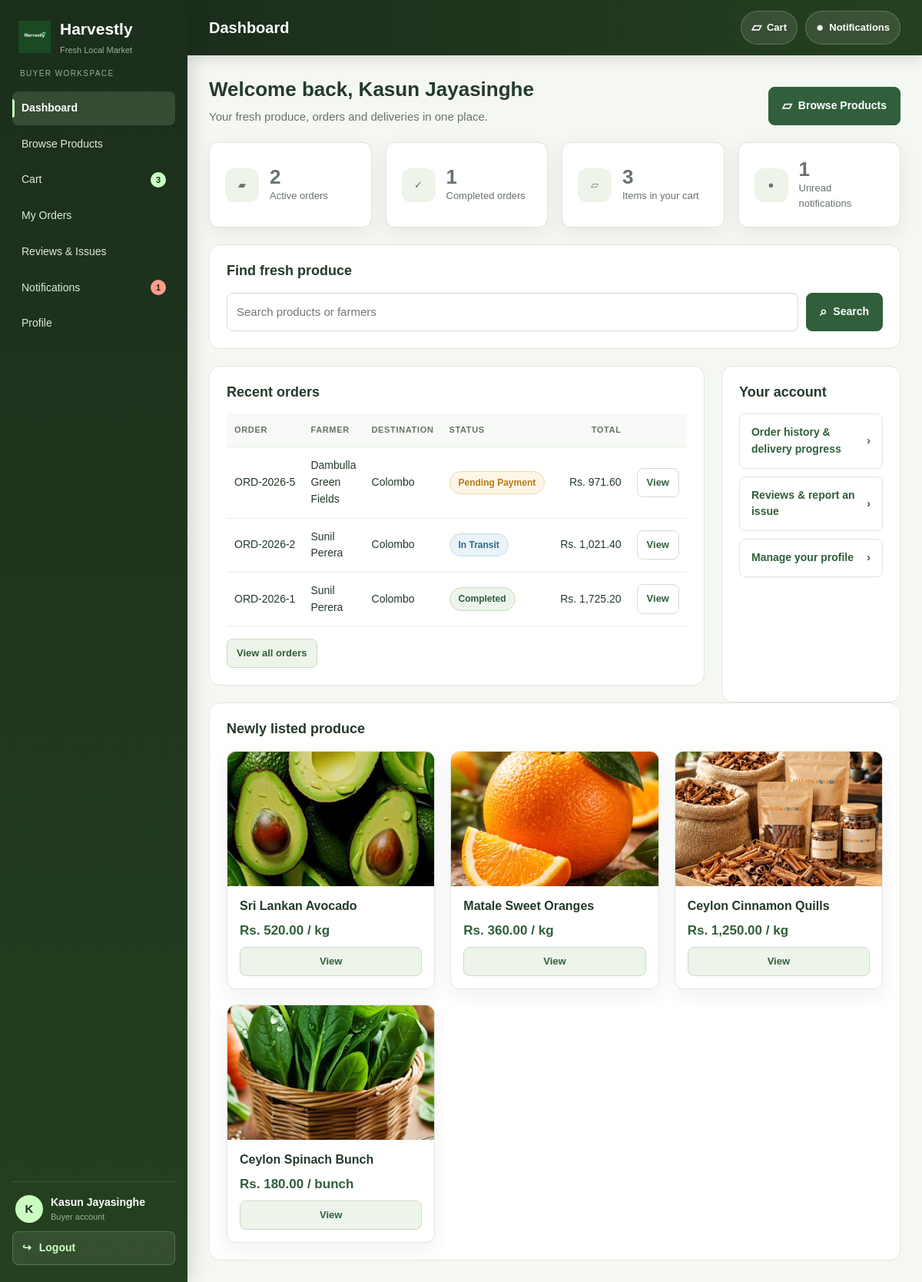
/Controller/Buyer/DashboardController.php (signed in), run on the app's committed database.
### tables this page shows
CREATE TABLE IF NOT EXISTS orders (
    order_id BIGINT UNSIGNED AUTO_INCREMENT PRIMARY KEY,
    buyer_id BIGINT UNSIGNED NOT NULL,
    farmer_id BIGINT UNSIGNED NOT NULL,
    source_type ENUM('NORMAL','PREORDER') NOT NULL DEFAULT 'NORMAL',

    recipient_name VARCHAR(120) NOT NULL,
    recipient_phone VARCHAR(25) NOT NULL,
    delivery_address_line1 VARCHAR(180) NOT NULL,
    delivery_address_line2 VARCHAR(180) NULL,
    delivery_city_town VARCHAR(100) NULL,
    delivery_postal_code VARCHAR(20) NULL,
    destination_district_id SMALLINT UNSIGNED NOT NULL,

    product_subtotal DECIMAL(12,2) NOT NULL DEFAULT 0.00,
    farmer_marketplace_fee DECIMAL(12,2) NOT NULL DEFAULT 0.00,
    buyer_service_fee DECIMAL(12,2) NOT NULL DEFAULT 0.00,
    delivery_fee DECIMAL(12,2) NOT NULL DEFAULT 0.00,
    grand_total DECIMAL(12,2) NOT NULL DEFAULT 0.00,

    order_status ENUM(
        'PENDING_PAYMENT','PAID','ACCEPTED','PREPARING','READY_FOR_DELIVERY',
        'PENDING_ASSIGNMENT','ASSIGNED','PICKED_UP','IN_TRANSIT','OUT_FOR_DELIVERY',
        'DELIVERED','COMPLETED','UNDELIVERABLE','REJECTED','CANCELLED'
    ) NOT NULL DEFAULT 'PENDING_PAYMENT',

    paid_at DATETIME NULL,
    accepted_at DATETIME NULL,
    ready_for_delivery_at DATETIME NULL,
    delivered_at DATETIME NULL,
    completed_at DATETIME NULL,
    cancelled_at DATETIME NULL,
    cancellation_reason VARCHAR(500) NULL,

    created_at TIMESTAMP NOT NULL DEFAULT CURRENT_TIMESTAMP,
    updated_at TIMESTAMP NOT NULL DEFAULT CURRENT_TIMESTAMP ON UPDATE CURRENT_TIMESTAMP,

    CONSTRAINT fk_order_buyer
        FOREIGN KEY (buyer_id) REFERENCES users(user_id),
    CONSTRAINT fk_order_farmer
        FOREIGN KEY (farmer_id) REFERENCES users(user_id),
    CONSTRAINT fk_order_destination_district
        FOREIGN KEY (destination_district_id) REFERENCES districts(district_id),

    KEY idx_order_buyer (buyer_id, created_at),
    KEY idx_order_farmer_status (farmer_id, order_status),
    KEY idx_order_status (order_status),
    KEY idx_order_destination (destination_district_id)
);

CREATE TABLE IF NOT EXISTS users (
    user_id BIGINT UNSIGNED AUTO_INCREMENT PRIMARY KEY,
    role ENUM('BUYER','FARMER','COURIER_PARTNER','ADMIN') NOT NULL,
    full_name VARCHAR(120) NOT NULL,
    email VARCHAR(190) NOT NULL,
    password_hash VARCHAR(255) NOT NULL,
    phone VARCHAR(25) NULL,
    account_status ENUM('PENDING','ACTIVE','REJECTED','SUSPENDED') NOT NULL DEFAULT 'PENDING',
    last_login_at DATETIME NULL,
    created_at TIMESTAMP NOT NULL DEFAULT CURRENT_TIMESTAMP,
    updated_at TIMESTAMP NOT NULL DEFAULT CURRENT_TIMESTAMP ON UPDATE CURRENT_TIMESTAMP,
    UNIQUE KEY uq_users_email (email),
    KEY idx_users_role_status (role, account_status)
);

CREATE TABLE IF NOT EXISTS districts (
    district_id SMALLINT UNSIGNED AUTO_INCREMENT PRIMARY KEY,
    district_name VARCHAR(60) NOT NULL,
    province_name VARCHAR(60) NOT NULL,
    is_active TINYINT(1) NOT NULL DEFAULT 1,
    created_at TIMESTAMP NOT NULL DEFAULT CURRENT_TIMESTAMP,
    updated_at TIMESTAMP NOT NULL DEFAULT CURRENT_TIMESTAMP ON UPDATE CURRENT_TIMESTAMP,
    UNIQUE KEY uq_district_name (district_name),
    KEY idx_district_active (is_active)
);

CREATE TABLE IF NOT EXISTS products (
    product_id BIGINT UNSIGNED AUTO_INCREMENT PRIMARY KEY,
    farmer_id BIGINT UNSIGNED NOT NULL,
    category_id SMALLINT UNSIGNED NOT NULL,
    product_name VARCHAR(150) NOT NULL,
    description TEXT NULL,
    unit_price DECIMAL(12,2) NOT NULL,
    available_quantity DECIMAL(12,3) NOT NULL DEFAULT 0.000,
    unit_label VARCHAR(30) NOT NULL DEFAULT 'kg',
    listing_type ENUM('AVAILABLE_NOW','HARVEST_SOON','SEASONAL') NOT NULL,
    growing_method ENUM('ORGANIC','CONVENTIONAL','MIXED') NULL,
    shelf_life_reference_id BIGINT UNSIGNED NULL,
    harvest_date DATE NULL,
    available_from_date DATE NULL,
    season_start_date DATE NULL,
    season_end_date DATE NULL,
    best_before_date DATE NULL,
    storage_guidance TEXT NULL,
    listing_status ENUM('ACTIVE','INACTIVE','EXPIRED','SOLD_OUT') NOT NULL DEFAULT 'ACTIVE',
    created_at TIMESTAMP NOT NULL DEFAULT CURRENT_TIMESTAMP,
    updated_at TIMESTAMP NOT NULL DEFAULT CURRENT_TIMESTAMP ON UPDATE CURRENT_TIMESTAMP,
    CONSTRAINT fk_product_farmer
        FOREIGN KEY (farmer_id) REFERENCES users(user_id),
    CONSTRAINT fk_product_category
        FOREIGN KEY (category_id) REFERENCES product_categories(category_id),
    CONSTRAINT fk_product_shelf_reference
        FOREIGN KEY (shelf_life_reference_id) REFERENCES shelf_life_references(shelf_life_reference_id),
    KEY idx_product_farmer_status (farmer_id, listing_status),
    KEY idx_product_category_status (category_id, listing_status),
    KEY idx_product_listing_type (listing_type),
    KEY idx_product_best_before (best_before_date),
    KEY idx_product_name (product_name)
);

### View/Buyer/dashboard.php (the view, shortened to what the rows shown need)
<?php
require __DIR__ . '/includes/layout.php';
buyer_page_top('Dashboard', 'DashboardController.php');
?>
<section class="buyer-title">
    <div>
        <h2>Welcome back, <?= e($buyerName) ?></h2>
    </div>
</section>
<div class="buyer-columns">
    <section class="buyer-panel">
        <?php if (!$buyerData['recentOrders']): ?>
            <div class="buyer-empty">You have no orders yet. Browse products to start your first order.</div>
        <?php else: ?>
            <div class="buyer-table-wrap">
                <table class="buyer-table">
                    <thead>
                        <tr>
                            <th>Order</th>
                            <th>Farmer</th>
                            <th>Destination</th>
                            <th>Status</th>
                            <th class="buyer-num">Total</th>
                            <th></th>
                        </tr>
                    </thead>
                    <tbody>
                    <?php foreach ($buyerData['recentOrders'] as $order): ?>
                        <tr>
                            <td class="buyer-nowrap"><?= e(orderPublicId((int)$order['order_id'])) ?></td>
                            <td><?= e($order['farmer_name']) ?></td>
                            <td><?= e($order['destination_district'] ?: '—') ?></td>
                            <td><?= buyerStatusBadge((string)$order['order_status']) ?></td>
                            <td class="buyer-num"><?= e(harvestlyMoney($order['grand_total'])) ?></td>
                            <td>
                                <a class="buyer-button buyer-button--ghost buyer-button--small"
                                   href="<?= e(buyerRoute('OrderTrackingController.php', 'id=' . (int)$order['order_id'])) ?>">View</a>
                            </td>
                        </tr>
                    <?php endforeach; ?>
                    </tbody>
                </table>
            </div>
        <?php endif; ?>
    </section>
</div>
<?php if ($buyerData['recentProducts']): ?>
<section class="buyer-panel">
    <div class="buyer-product-grid">
        <?php foreach ($buyerData['recentProducts'] as $product): ?>
        <article class="buyer-product">
            <?php if (!empty($product['image_path'])): ?>
                <img src="<?= e(url($product['image_path'])) ?>" alt="<?= e($product['product_name']) ?>">
            <?php endif; ?>
            <div class="buyer-product-content">
                <h3><a href="<?= e(buyerRoute('ProductDetailsController.php', 'id=' . (int)$product['product_id'])) ?>"><?= e($product['product_name']) ?></a></h3>
                <p class="buyer-price"><?= e(harvestlyMoney($product['unit_price'])) ?> / <?= e($product['unit_label']) ?></p>
                <div class="buyer-product-foot">
                    <a class="buyer-button buyer-secondary buyer-small" href="<?= e(buyerRoute('ProductDetailsController.php', 'id=' . (int)$product['product_id'])) ?>">View</a>
                </div>
            </div>
        </article>
        <?php endforeach; ?>
    </div>
</section>
<?php endif; ?>
<?php buyer_page_bottom(); ?>

### View/Buyer/includes/layout.php (shortened to what the rows shown need)
<?php
require_once __DIR__ . '/../../../config/app.php';
if (!function_exists('buyerStatusBadge')) {
    function buyerStatusBadge(?string $status): string {
        $tone = harvestlyStatusTone($status);
        $class = 'buyer-badge' . ($tone !== 'ok' && $tone !== 'muted' ? ' buyer-badge--' . $tone : '');
        return '<span class="' . $class . '">' . e(harvestlyStatusLabel($status)) . '</span>';
    }
}
function buyer_page_top(string $title, string $active = ''): void {
    ?>
    <!doctype html>
    <html lang="en">
    <head>
        <link rel="stylesheet" href="<?= e(url('CSS/Buyer/shell.css')) ?>">
    </head>
    <body>
    <div class="buyer-main">
        <header class="buyer-topbar">
            <div>
                <h1><?= e($title) ?></h1>
            </div>
        </header>
        <main class="buyer-content">
        <?php
}
function buyer_page_bottom(): void {
        ?>
        </main>
    </div>
    </body>
    </html>
    <?php
}

### data on the page
orders: order_id "ORD-2026-5", farmer.full_name "Dambulla Green Fields", destination_district.district_name "Colombo", order_status "Pending Payment", grand_total "Rs. 971.60"
orders: order_id "ORD-2026-2", farmer.full_name "Sunil Perera", destination_district.district_name "Colombo", order_status "In Transit", grand_total "Rs. 1,021.40"
orders: order_id "ORD-2026-1", farmer.full_name "Sunil Perera", destination_district.district_name "Colombo", order_status "Completed", grand_total "Rs. 1,725.20"
products: shows a picture, product_name "Sri Lankan Avocado", unit_price "Rs. 520.00", unit_label "kg"
products: shows a picture, product_name "Matale Sweet Oranges", unit_price "Rs. 360.00", unit_label "kg"
products: product_name (picture), product_name "Ceylon Cinnamon Quills", unit_price "Rs. 1,250.00", unit_label "kg"
products: product_name (picture), product_name "Ceylon Spinach Bunch", unit_price "Rs. 180.00", unit_label "bunch"

### other printed values
$item['label'] "Dashboard"
$item['label'] "Browse Products"
$item['label'] "Cart"
$item['count'] "3"
$item['label'] "My Orders"
$item['label'] "Reviews & Issues"
$item['label'] "Notifications"
$item['count'] "1"
$item['label'] "Profile"
$initials "K"
$displayName "Kasun Jayasinghe"
$title "Dashboard"
$buyerName "Kasun Jayasinghe"
$buyerData['activeOrders'] "2"
$buyerData['completedOrders'] "1"
